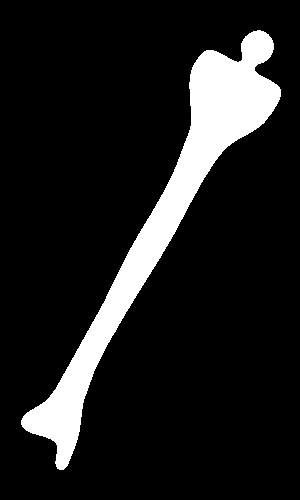
%> input picture materiale/On mathematical morphology-20241206/bone.tif, 300 x 500 px
$ octave esercizio6.m   (GNU Octave 9; MATLAB toolbox functions it lacks are replaced by stand-ins)
%> lines starting %> are read from the running program, lines starting %| are printed output that depends on the picture; in (x1, y1, x2, y2) boxes, pixels count from 0 and x2, y2 are one past the last pixel; in counts of white or black regions, pixels touching at a corner belong together; the program's own positions count from 1
close all
clear
clc

f=imread('bone.tif');
%> f: size 500x300 logical; 12.1% white; 1 white region, box (x1, y1, x2, y2) and area: (21, 30, 281, 470) 18170
subplot(2,2,1), imshow(f);
%FS= bwskel(f);
FS= bwmorph(f,"skel",Inf);
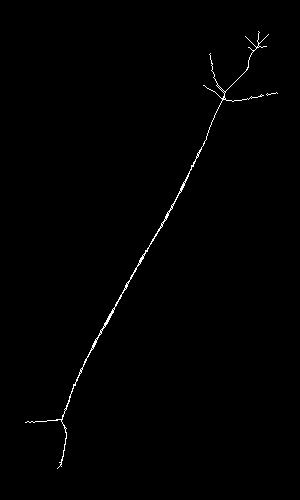
%> FS: size 500x300 logical; 0.6% white in thin lines or dots, all inside (x1, y1, x2, y2) = (25, 31, 278, 469)
subplot(2,2,2), imshow(FS), title ("scheletro");
FS = bwmorph(FS,'spur',5);
%> FS: size 500x300 logical; 0.59% white in thin lines or dots, all inside (x1, y1, x2, y2) = (25, 33, 276, 466)
subplot(2,2,3), imshow(FS), title ("scheletro tagliato");


subplot(2,2,4), imshow(f~=FS), title ("scheletro sovrapposto");
%> after `imshow(f~=FS)`:
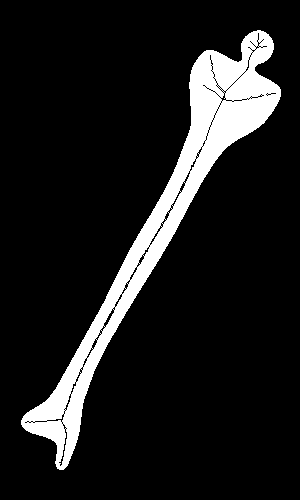
%> displayed picture: size 500x300 logical; 11.5% white; 1 white region, box (x1, y1, x2, y2) and area: (21, 30, 281, 470) 17287

$ run again, with materiale/On mathematical morphology-20241206/book-text.tif copied over materiale/On mathematical morphology-20241206/bone.tif
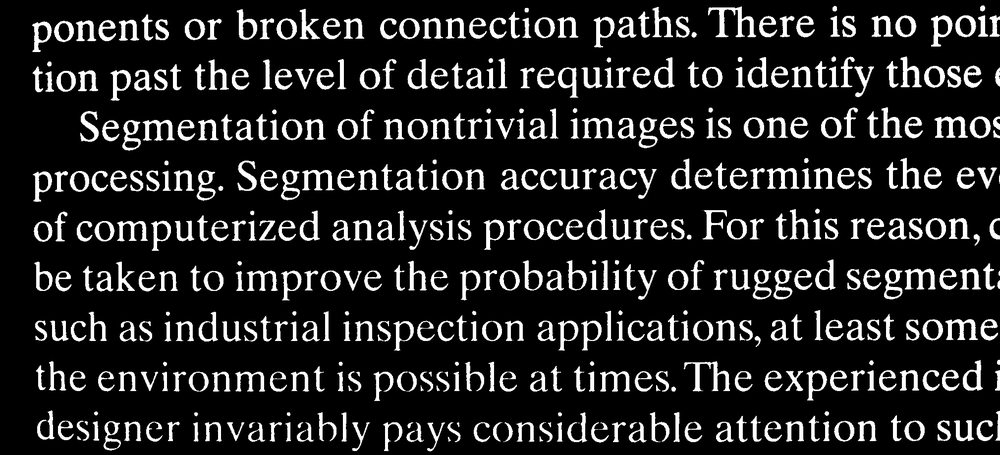
%> input picture materiale/On mathematical morphology-20241206/book-text.tif, 1000 x 455 px, shrunk from 2018 x 918 before the run
%> f is the input picture: size 455x1000 uint8; min 0, max 255, mean 35.5
%> `FS= bwmorph(f,"skel",Inf);`:
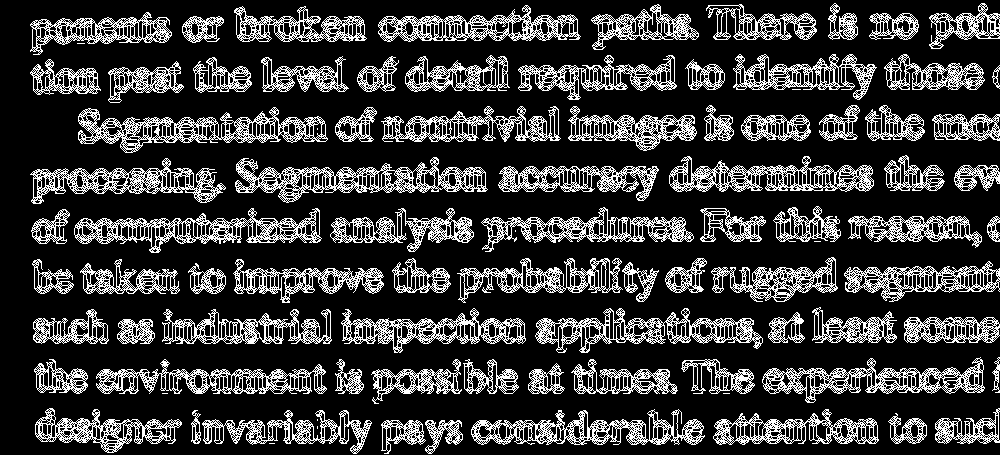
%> FS: size 455x1000 logical; 22.2% white in thin lines or dots
%> `imshow(f~=FS)`:
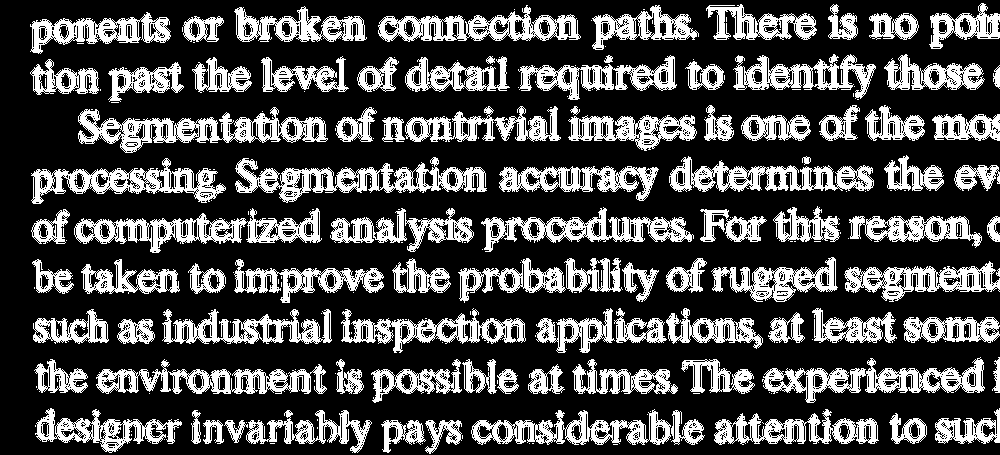
%> displayed picture: size 455x1000 logical; 29.2% white; 277 white regions (183 under 20 px), largest, box (x1, y1, x2, y2) and area: (78, 107, 328, 153) 4349, (235, 157, 487, 203) 4204, (74, 208, 322, 253) 3988
